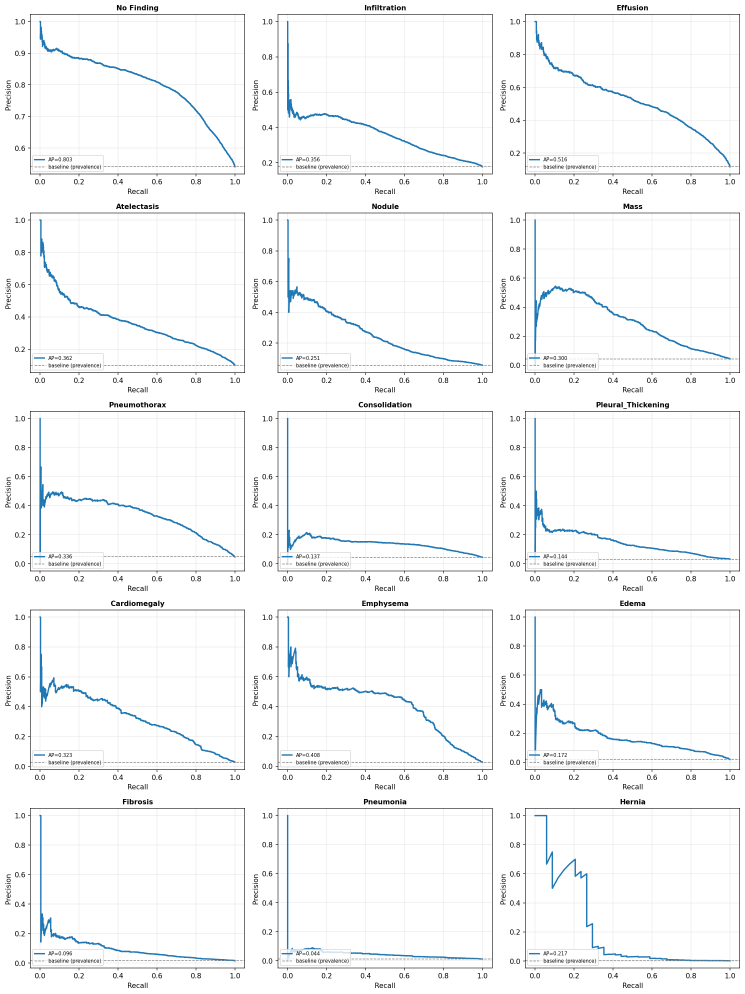
#> input picture egitim-ciktilari/pr_curves.png, 2234 x 2982 px (shown at 1/3 size)
$ python 11_composite_figures.py
#> lines starting #> are read from the running program, lines starting #| are printed output that depends on the picture
"""
Fig 6 (PR eğrileri + kalibrasyon diyagramları) ve Fig 7 (Grad-CAM paneli)
birleşik figürlerini üretir — makaleye tek görsel olarak yerleştirmek için.

Kullanım:
    python 11_composite_figures.py --input-dir ../egitim-ciktilari --output-dir ../egitim-ciktilari
"""

import argparse
from pathlib import Path

import matplotlib
matplotlib.use('Agg')
import matplotlib.pyplot as plt
import matplotlib.image as mpimg


def make_fig6(in_dir: Path, out_dir: Path):
    pr = in_dir / 'pr_curves.png'
    cal = in_dir / 'calibration_curves.png'
    if not (pr.exists() and cal.exists()):
        print(f'⚠️  Fig 6 atlandı (eksik dosya): {pr.exists()=} {cal.exists()=}')
        return

    img_pr = mpimg.imread(pr)
#> img_pr is the input picture: shape (2982, 2234, 4) float32; mean R, G, B, A 0.968, 0.974, 0.976, 1
    img_cal = mpimg.imread(cal)
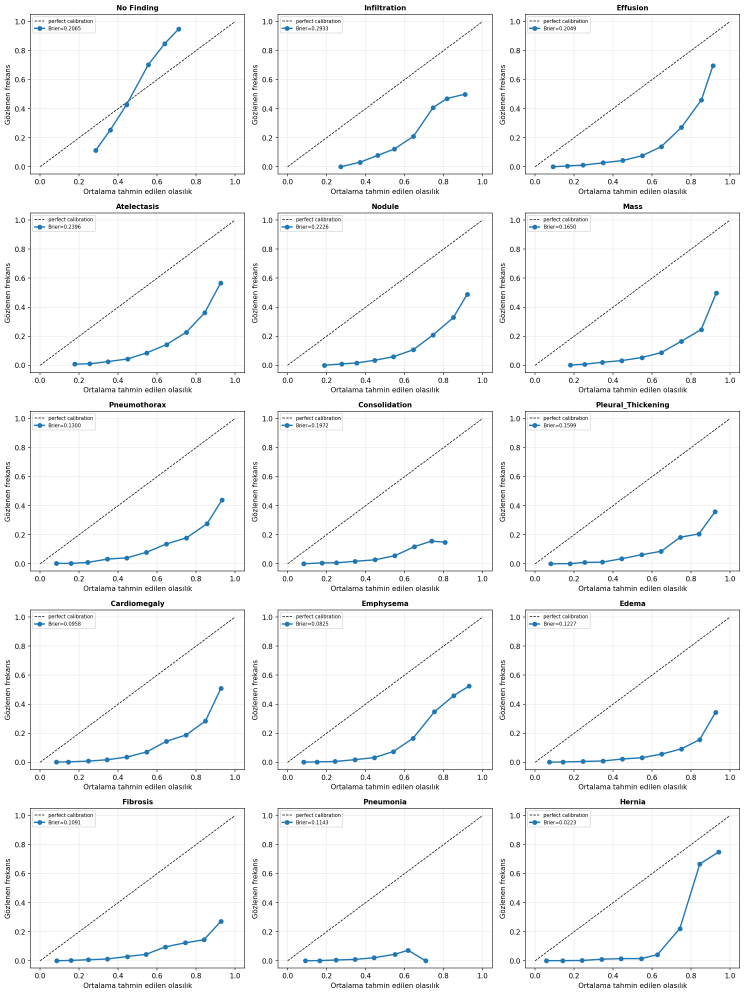
#> input picture egitim-ciktilari/calibration_curves.png, 2234 x 2982 px (shown at 1/3 size)
#> img_cal is the input picture: shape (2982, 2234, 4) float32; mean R, G, B, A 0.967, 0.97, 0.972, 1

    # İki dikey panel yan yana
    h = max(img_pr.shape[0], img_cal.shape[0])
#> h = 2982
    w = img_pr.shape[1] + img_cal.shape[1]
#> w = 4468
    fig, axes = plt.subplots(1, 2, figsize=(w / 260, h / 260))
    for ax, img, label in zip(axes, (img_pr, img_cal), ('(a)', '(b)')):
        ax.imshow(img)
        ax.axis('off')
        ax.set_title(label, loc='left', fontsize=16, fontweight='bold')
#> this loop made 2 passes
#> label on passes 1 to 2: '(a)', '(b)'
    plt.tight_layout(pad=0.8)
    p = out_dir / 'fig6_pr_calibration.png'
    fig.savefig(p, dpi=200, bbox_inches='tight', facecolor='white')
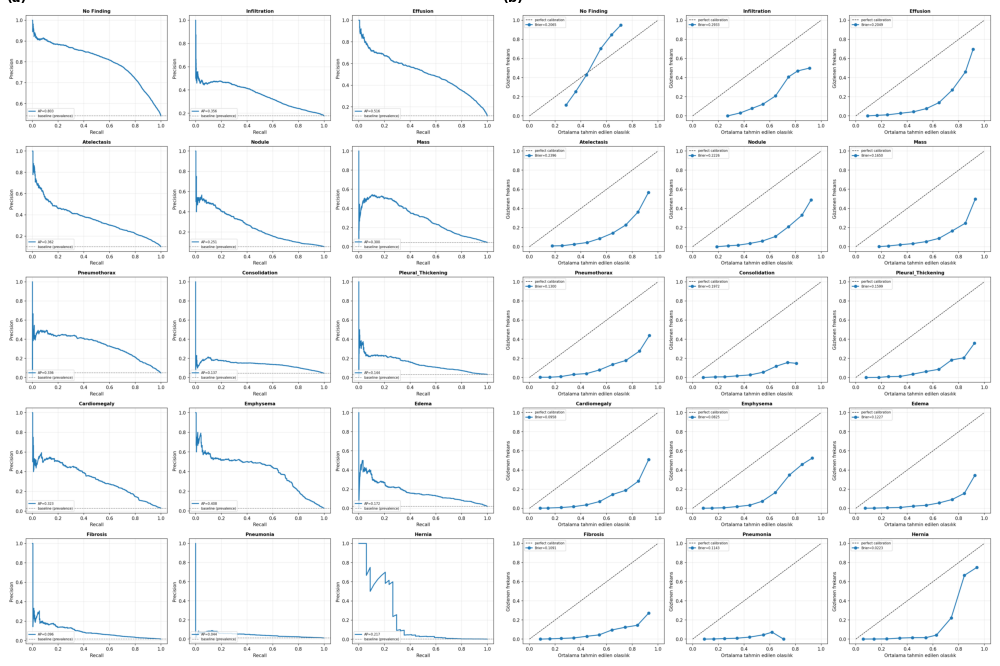
#> figure drawn by matplotlib, 2 panels
    plt.close(fig)
    print(f'✓ {p}')


def make_fig7(in_dir: Path, out_dir: Path, n=4, ncols=2):
    gdir = in_dir / 'gradcam'
    if not gdir.exists():
        print('⚠️  Fig 7 atlandı: gradcam klasörü yok')
        return

    # Çeşitlilik için tercih sırası: farklı patolojiler
    preferred = ['Pneumothorax', 'Effusion', 'Infiltration', 'No Finding',
                 'Pleural_Thickening']
    files = sorted(gdir.glob('*.png'))
    picked = []
    for key in preferred:
        for f in files:
            if key in f.name and f not in picked:
                picked.append(f)
                break
        if len(picked) == n:
            break
    for f in files:  # yedek doldurma
        if len(picked) == n:
            break
        if f not in picked:
            picked.append(f)

    if not picked:
        print('⚠️  Fig 7 atlandı: uygun görsel bulunamadı')
        return

    # Sayfaya sığması için ızgara düzeni (4x1 dikey panel A4'e sığmıyordu)
    rows = (len(picked) + ncols - 1) // ncols
    fig, axes = plt.subplots(rows, ncols, figsize=(5.5 * ncols, 3.0 * rows))
    axes = [axes] if rows * ncols == 1 else list(axes.ravel())
    for ax, f, lab in zip(axes, picked, 'abcdefgh'):
        ax.imshow(mpimg.imread(f))
        ax.axis('off')
        ax.set_title(f'({lab})', loc='left', fontsize=13, fontweight='bold')
    for ax in axes[len(picked):]:
        ax.axis('off')
    plt.tight_layout(pad=0.5)
    p = out_dir / 'fig7_gradcam_panel.png'
    fig.savefig(p, dpi=200, bbox_inches='tight', facecolor='white')
    plt.close(fig)
    print(f'✓ {p}  (kullanılan: {[f.name for f in picked]})')


if __name__ == '__main__':
    ap = argparse.ArgumentParser()
    ap.add_argument('--input-dir', default='../egitim-ciktilari')
    ap.add_argument('--output-dir', default='../egitim-ciktilari')
    a = ap.parse_args()
    ind, outd = Path(a.input_dir), Path(a.output_dir)
    outd.mkdir(parents=True, exist_ok=True)
    make_fig6(ind, outd)
    make_fig7(ind, outd)
